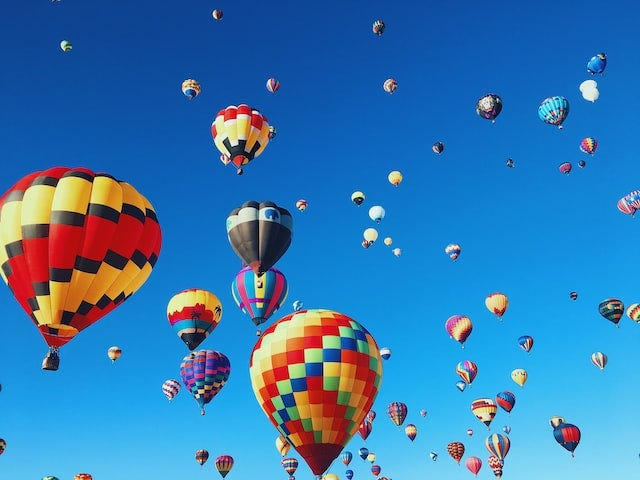
#> input picture Semester 1/FCV/P1/images/balloon.jpg, 640 x 480 px
$ python Cap3.py
#> lines starting #> are read from the running program, lines starting #| are printed output that depends on the picture; after the words box and inside, x2 and y2 are one past the last pixel; in counts of white or black regions, pixels touching at a corner belong together
# FCV C2 examples
# Dan Pescaru, 2021
import cv2
import numpy as np
import tkinter.filedialog
from matplotlib import pyplot as plt

ex = 1
th = 140

root = tkinter.Tk()
img_file = tkinter.filedialog.askopenfilename(initialdir=".", title="Select image file", filetypes=(("Image files", "*.jpg;*.png"), ("all files", "*.*")))
#> the answer given: ../P1/images/balloon.jpg
root.destroy()

# erode / dilate on BW image
if(ex==1):
    imgGray = cv2.imread(img_file, 0)  # read a grayscale image
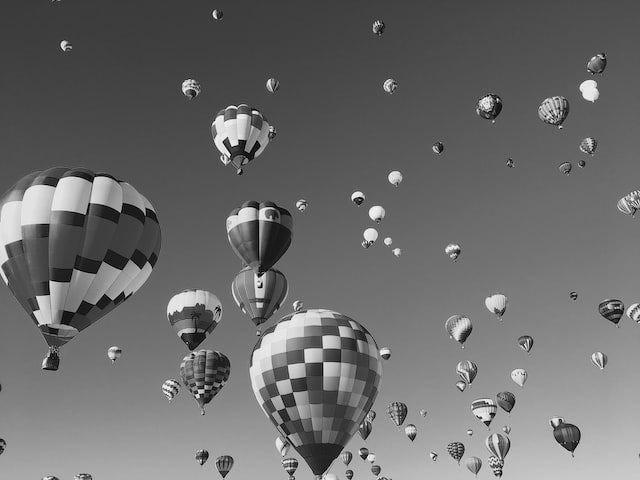
#> imgGray: shape (480, 640); min 0, max 255, mean 108
    ret, imgBW = cv2.threshold(imgGray, th, 255, cv2.THRESH_BINARY)
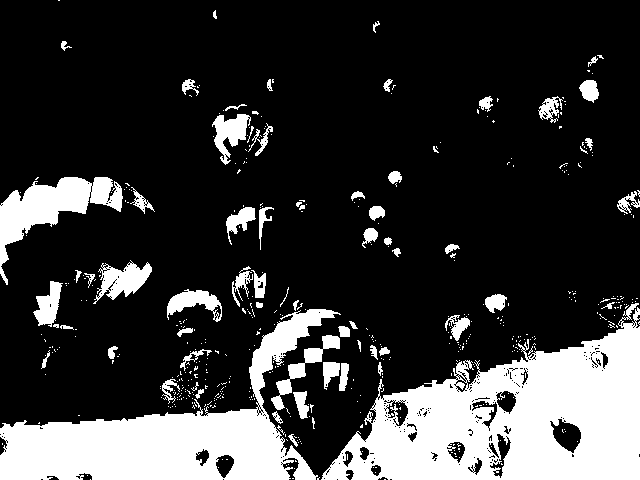
#> imgBW: shape (480, 640); 21.8% white; 495 white regions (430 under 20 px), largest, box (x1, y1, x2, y2) and area: (321, 303, 640, 480) 30153, (0, 309, 341, 480) 19951, (0, 177, 123, 285) 4435
#> ret = 140
    imgBW = cv2.bitwise_not(imgBW)
    cv2.imshow("Img",imgBW)

    kernel = np.ones((5,5),np.uint8)
    imgErode = cv2.erode(imgBW,kernel,iterations = 1)
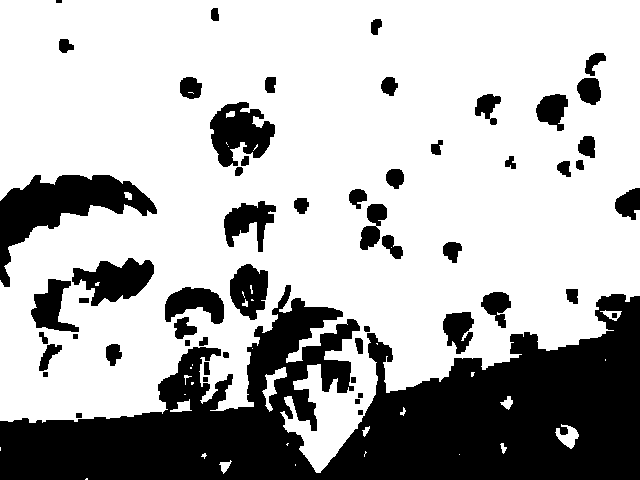
#> imgErode: shape (480, 640); 70% white; 56 black regions (1 under 20 px), largest, box (x1, y1, x2, y2) and area: (0, 285, 640, 480) 65808, (0, 175, 157, 287) 6153, (210, 102, 275, 167) 2561
    cv2.imshow("Erode",imgErode)
    imgDilate = cv2.dilate(imgBW,kernel,iterations = 1)
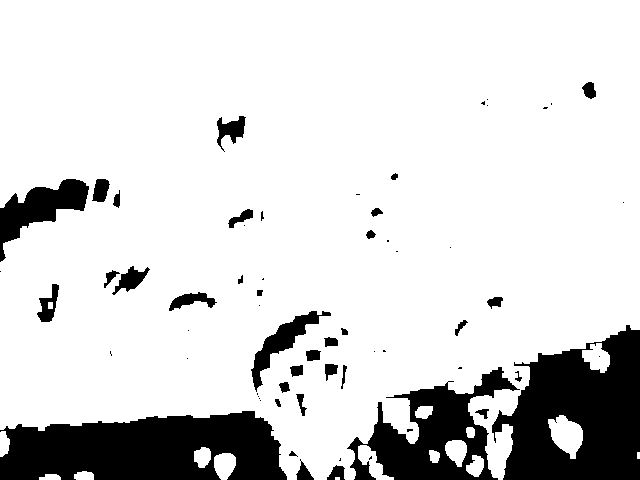
#> imgDilate: shape (480, 640); 84.5% white; 64 black regions (29 under 20 px), largest, box (x1, y1, x2, y2) and area: (0, 411, 287, 480) 15314, (492, 325, 640, 480) 15303, (347, 367, 520, 480) 8149
    cv2.imshow("Dilate",imgDilate)
    imgOpen = cv2.morphologyEx(imgBW, cv2.MORPH_OPEN, kernel)
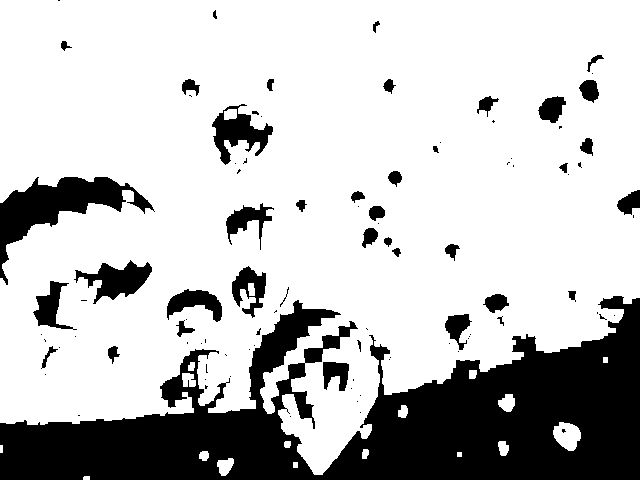
#> imgOpen: shape (480, 640); 75.8% white; 97 black regions (56 under 20 px), largest, box (x1, y1, x2, y2) and area: (0, 296, 640, 480) 57752, (0, 177, 155, 285) 4915, (74, 260, 152, 304) 1581
    cv2.imshow("Open",imgOpen)
    imgClose = cv2.morphologyEx(imgBW, cv2.MORPH_CLOSE, kernel)
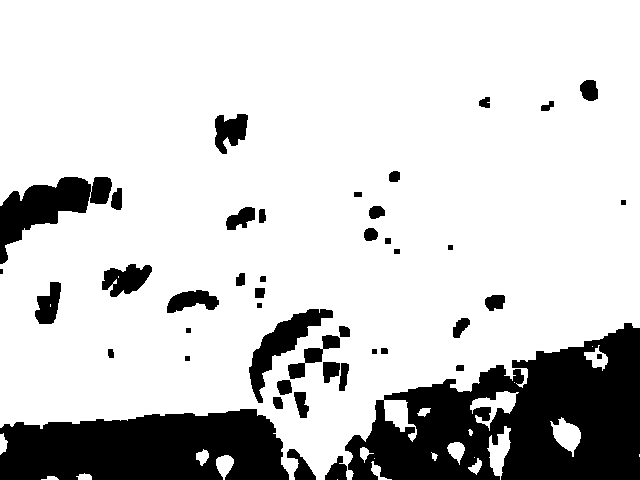
#> imgClose: shape (480, 640); 80.7% white; 45 black regions (1 under 20 px), largest, box (x1, y1, x2, y2) and area: (345, 323, 640, 480) 27655, (0, 409, 289, 480) 16714, (0, 177, 112, 264) 4033
    cv2.imshow("Close",imgClose)
    imgGradient = cv2.morphologyEx(imgBW, cv2.MORPH_GRADIENT, kernel)
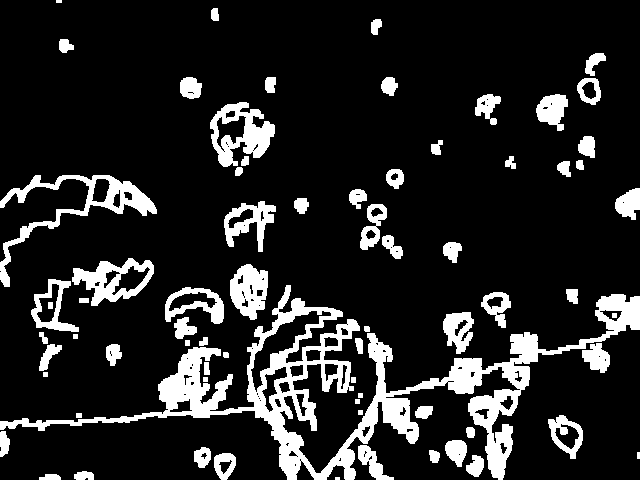
#> imgGradient: shape (480, 640); 14.5% white; 72 white regions (2 under 20 px), largest, box (x1, y1, x2, y2) and area: (0, 285, 640, 480) 20265, (0, 175, 157, 287) 2893, (210, 102, 275, 167) 2065
    cv2.imshow("Mgradient",imgGradient)
    cv2.waitKey()
    cv2.destroyAllWindows()

#on negated BW image
if(ex==2):
    imgGray = cv2.imread(img_file, 0)  # read a grayscale image
    ret, imgBW = cv2.threshold(imgGray, th, 255, cv2.THRESH_BINARY_INV)
    cv2.imshow("Img inv",cv2.bitwise_not(imgBW))

    kernel = np.ones((6,6),np.uint8)
    #kernel = np.ones((1,6),np.uint8)
    #kernel = np.ones((6,1),np.uint8)
    imgErode = cv2.erode(imgBW,kernel,iterations = 1)
    cv2.imshow("Erode",cv2.bitwise_not(imgErode))
    imgDilate = cv2.dilate(imgBW,kernel,iterations = 1)
    cv2.imshow("Dilate",cv2.bitwise_not(imgDilate))
    imgOpen = cv2.morphologyEx(imgBW, cv2.MORPH_OPEN, kernel)
    cv2.imshow("Open",cv2.bitwise_not(imgOpen))
    imgClose = cv2.morphologyEx(imgBW, cv2.MORPH_CLOSE, kernel)
    cv2.imshow("Close",cv2.bitwise_not(imgClose))
    imgGradient = cv2.morphologyEx(imgBW, cv2.MORPH_GRADIENT, kernel)
    cv2.imshow("Mgradient",cv2.bitwise_not(imgGradient))
    cv2.waitKey()
    cv2.destroyAllWindows()


# on Grayscale
if(ex==3):
    imgGray = cv2.imread(img_file, 0)  # read a grayscale image
    cv2.imshow("Img",imgGray)
    kernel = np.ones((5,5),np.uint8)
    imgErode = cv2.erode(imgGray,kernel,iterations = 1)
    cv2.imshow("Erode",imgErode)
    imgDilate = cv2.dilate(imgGray,kernel,iterations = 1)
    cv2.imshow("Dilate",imgDilate)
    imgOpen = cv2.morphologyEx(imgGray, cv2.MORPH_OPEN, kernel)
    cv2.imshow("Open",imgOpen)
    imgClose = cv2.morphologyEx(imgGray, cv2.MORPH_CLOSE, kernel)
    cv2.imshow("Close",imgClose)
    imgGradient = cv2.morphologyEx(imgGray, cv2.MORPH_GRADIENT, kernel)
    cv2.imshow("Mgradient",imgGradient)
    cv2.waitKey()
    cv2.destroyAllWindows()

$ run again, on Semester 1/FCV/P1/images/forest.jpg
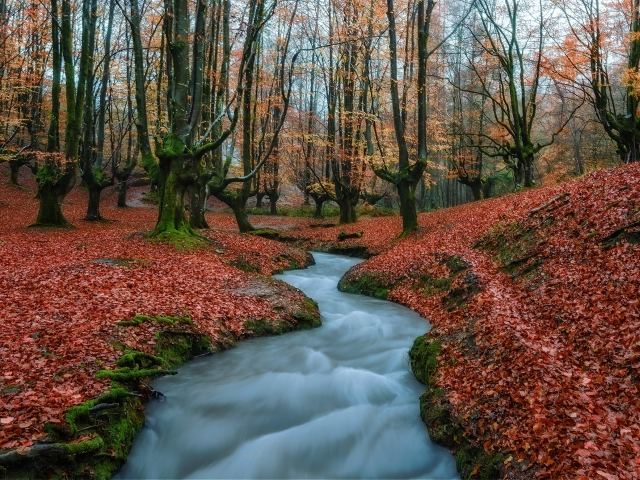
#> input picture Semester 1/FCV/P1/images/forest.jpg, 640 x 480 px
#> `ret, imgBW = cv2.threshold(imgGray, th, 255, cv2.THRESH_BINARY)`:
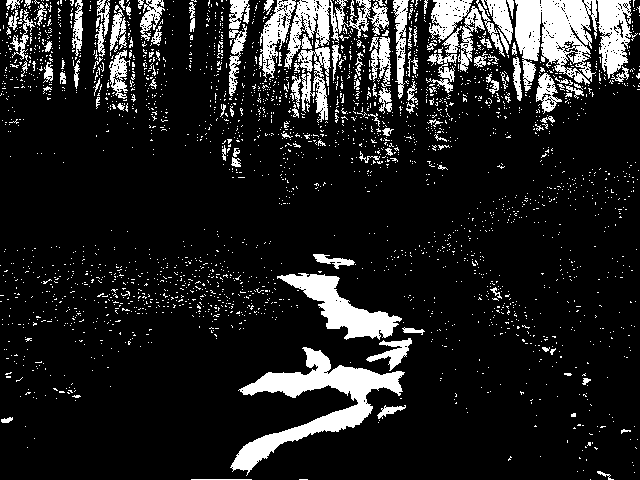
#> imgBW: shape (480, 640); 13.2% white; 2668 white regions (2549 under 20 px), largest, box (x1, y1, x2, y2) and area: (230, 347, 405, 476) 6018, (515, 0, 597, 91) 4720, (277, 273, 402, 340) 3007
#> ret = 140
#> imgErode: shape (480, 640); 63.7% white; 350 black regions (2 under 20 px), largest, box (x1, y1, x2, y2) and area: (195, 0, 640, 207) 50709, (21, 255, 427, 480) 21970, (91, 0, 139, 120) 4675
#> imgDilate: shape (480, 640); 96.8% white; 103 black regions (77 under 20 px), largest, box (x1, y1, x2, y2) and area: (235, 350, 400, 468) 3929, (285, 276, 396, 336) 2001, (517, 0, 539, 58) 873
#> imgOpen: shape (480, 640); 78.8% white; 733 black regions (652 under 20 px), largest, box (x1, y1, x2, y2) and area: (251, 0, 640, 168) 34723, (191, 271, 412, 480) 10067, (93, 0, 136, 112) 3402
#> imgClose: shape (480, 640); 93.9% white; 76 black regions (4 under 20 px), largest, box (x1, y1, x2, y2) and area: (233, 348, 402, 470) 5841, (515, 0, 590, 61) 3130, (283, 274, 398, 338) 2833
#> `imgGradient = cv2.morphologyEx(imgBW, cv2.MORPH_GRADIENT, kernel)`:
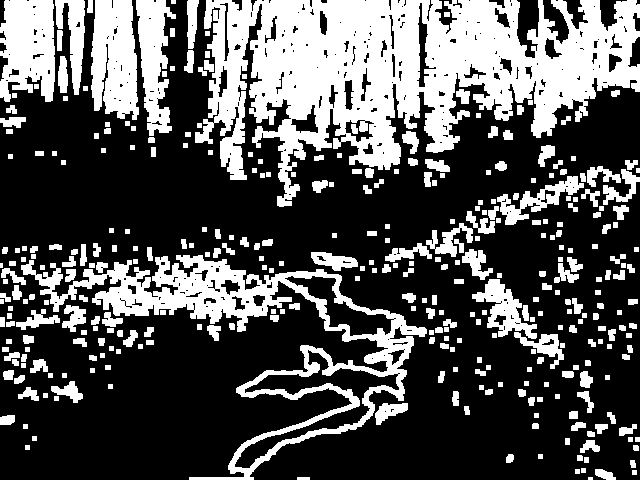
#> imgGradient: shape (480, 640); 33.1% white; 351 white regions (2 under 20 px), largest, box (x1, y1, x2, y2) and area: (195, 0, 640, 207) 46889, (21, 255, 427, 480) 15910, (91, 0, 139, 120) 4639

$ run again, on Semester 1/FCV/P1/images/house.jpg
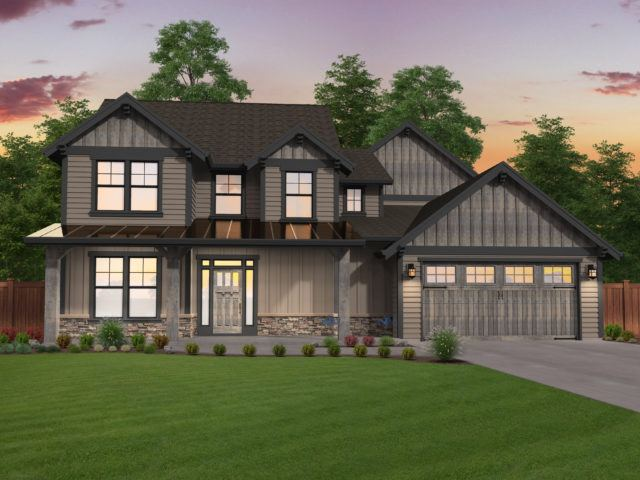
#> input picture Semester 1/FCV/P1/images/house.jpg, 640 x 480 px
#> `ret, imgBW = cv2.threshold(imgGray, th, 255, cv2.THRESH_BINARY)`:
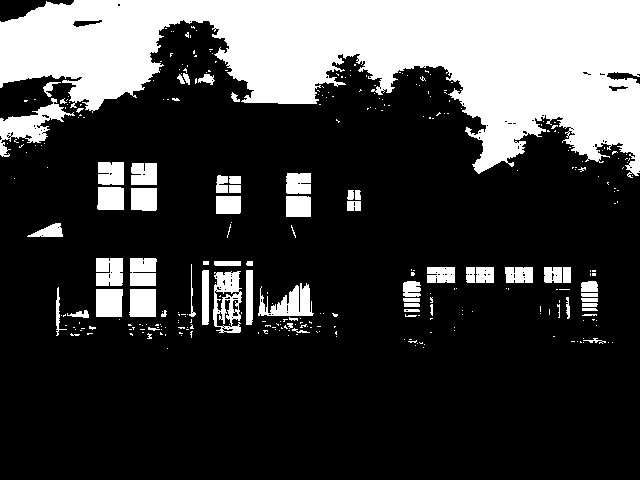
#> imgBW: shape (480, 640); 25% white; 328 white regions (265 under 20 px), largest, box (x1, y1, x2, y2) and area: (0, 0, 640, 178) 60153, (0, 98, 75, 157) 1473, (213, 271, 242, 333) 1091
#> ret = 140
#> imgErode: shape (480, 640); 68.5% white; 67 black regions, largest, box (x1, y1, x2, y2) and area: (0, 0, 640, 180) 69339, (200, 259, 255, 335) 3401, (256, 281, 323, 338) 2539
#> imgDilate: shape (480, 640); 80% white; 63 black regions (20 under 20 px), largest, box (x1, y1, x2, y2) and area: (0, 0, 640, 171) 54929, (0, 117, 44, 140) 537, (98, 291, 121, 315) 531
#> imgOpen: shape (480, 640); 73.4% white; 97 black regions (59 under 20 px), largest, box (x1, y1, x2, y2) and area: (0, 0, 640, 178) 64305, (202, 261, 253, 333) 2473, (258, 283, 314, 336) 1664
#> imgClose: shape (480, 640); 76.6% white; 57 black regions, largest, box (x1, y1, x2, y2) and area: (0, 0, 640, 173) 58901, (0, 104, 64, 142) 1172, (96, 289, 123, 317) 735
#> `imgGradient = cv2.morphologyEx(imgBW, cv2.MORPH_GRADIENT, kernel)`:
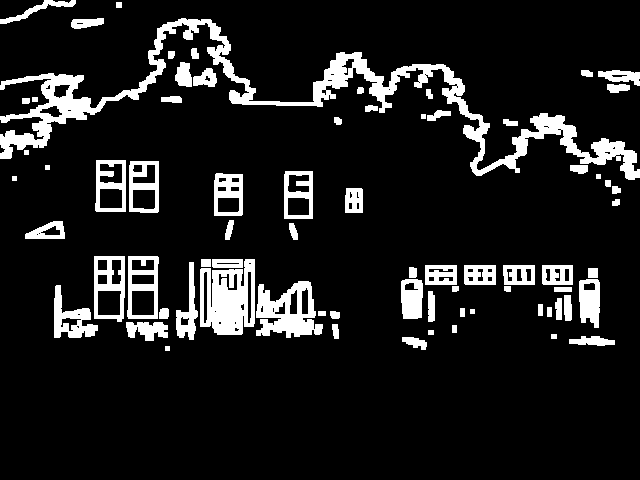
#> imgGradient: shape (480, 640); 11.5% white; 74 white regions, largest, box (x1, y1, x2, y2) and area: (0, 18, 640, 180) 12275, (200, 259, 255, 335) 2977, (256, 281, 323, 338) 2186

$ run again, on Semester 1/FCV/P1/images/sunset.jpg
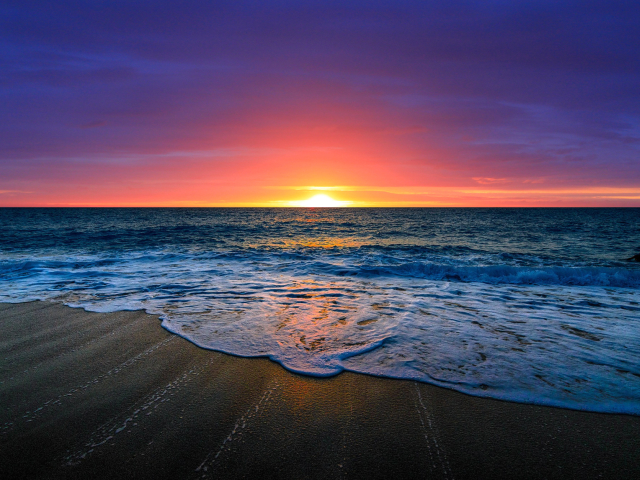
#> input picture Semester 1/FCV/P1/images/sunset.jpg, 640 x 480 px
#> ret = 140
#> imgErode: shape (480, 640); 83.5% white; 53 black regions, largest, box (x1, y1, x2, y2) and area: (61, 259, 556, 372) 23407, (36, 140, 640, 209) 21671, (244, 226, 377, 254) 1770
#> imgDilate: shape (480, 640); 95% white; 20 black regions (17 under 20 px), largest, box (x1, y1, x2, y2) and area: (63, 145, 640, 205) 15089, (300, 315, 310, 322) 33, (312, 306, 317, 315) 31
#> imgOpen: shape (480, 640); 88.2% white; 101 black regions (90 under 20 px), largest, box (x1, y1, x2, y2) and area: (38, 142, 640, 207) 18869, (65, 261, 507, 351) 15124, (246, 233, 375, 252) 927
#> imgClose: shape (480, 640); 93.9% white; 16 black regions, largest, box (x1, y1, x2, y2) and area: (61, 143, 640, 207) 17701, (292, 304, 319, 329) 276, (278, 275, 291, 282) 81
#> `imgGradient = cv2.morphologyEx(imgBW, cv2.MORPH_GRADIENT, kernel)`:
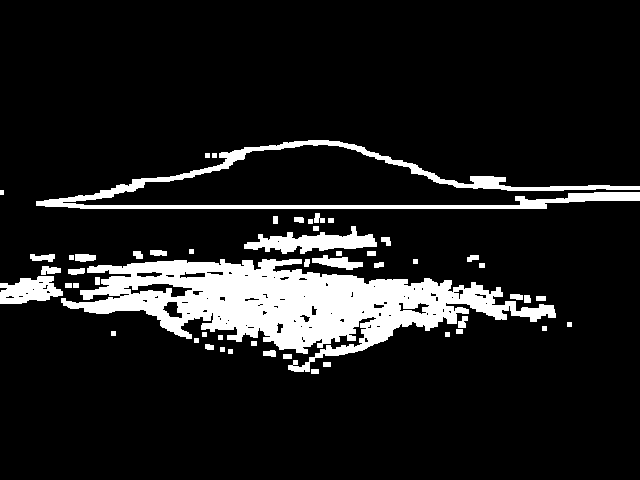
#> imgGradient: shape (480, 640); 11.6% white; 53 white regions, largest, box (x1, y1, x2, y2) and area: (61, 259, 556, 372) 23255, (36, 140, 640, 209) 6582, (244, 226, 377, 254) 1770
